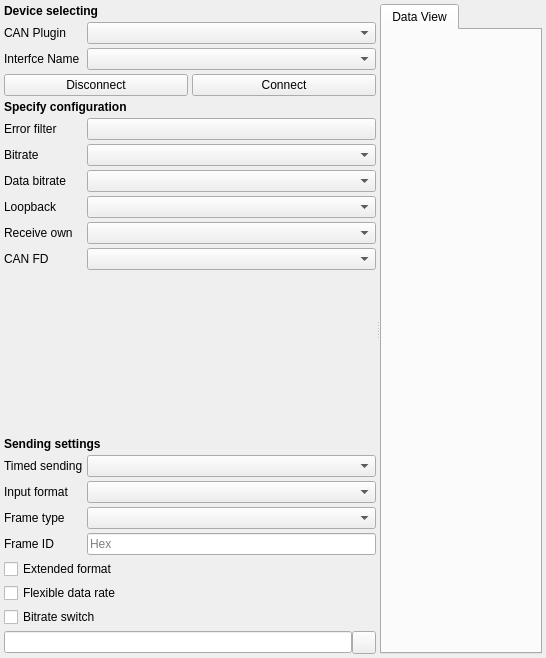
<?xml version="1.0" encoding="UTF-8"?>
<ui version="4.0">
 <class>xCanBus</class>
 <widget class="QWidget" name="xCanBus">
  <property name="geometry">
   <rect>
    <x>0</x>
    <y>0</y>
    <width>546</width>
    <height>658</height>
   </rect>
  </property>
  <property name="windowTitle">
   <string notr="true">Form</string>
  </property>
  <layout class="QVBoxLayout" name="verticalLayout">
   <property name="spacing">
    <number>4</number>
   </property>
   <property name="leftMargin">
    <number>4</number>
   </property>
   <property name="topMargin">
    <number>4</number>
   </property>
   <property name="rightMargin">
    <number>4</number>
   </property>
   <property name="bottomMargin">
    <number>4</number>
   </property>
   <item>
    <widget class="QSplitter" name="splitter">
     <property name="orientation">
      <enum>Qt::Orientation::Horizontal</enum>
     </property>
     <widget class="QWidget" name="widget_2" native="true">
      <layout class="QGridLayout" name="gridLayout">
       <property name="leftMargin">
        <number>0</number>
       </property>
       <property name="topMargin">
        <number>0</number>
       </property>
       <property name="rightMargin">
        <number>0</number>
       </property>
       <property name="bottomMargin">
        <number>0</number>
       </property>
       <property name="spacing">
        <number>4</number>
       </property>
       <item row="22" column="0">
        <widget class="QLabel" name="label_15">
         <property name="text">
          <string>Input format</string>
         </property>
        </widget>
       </item>
       <item row="2" column="1">
        <widget class="QComboBox" name="comboBoxName"/>
       </item>
       <item row="23" column="1">
        <widget class="QComboBox" name="comboBoxFrameType"/>
       </item>
       <item row="27" column="0" colspan="2">
        <widget class="QCheckBox" name="checkBoxBitrateSwitch">
         <property name="text">
          <string>Bitrate switch</string>
         </property>
        </widget>
       </item>
       <item row="0" column="0" colspan="2">
        <widget class="QLabel" name="label_12">
         <property name="font">
          <font>
           <bold>true</bold>
          </font>
         </property>
         <property name="text">
          <string>Device selecting</string>
         </property>
        </widget>
       </item>
       <item row="7" column="0">
        <widget class="QLabel" name="label_7">
         <property name="text">
          <string>Data bitrate</string>
         </property>
        </widget>
       </item>
       <item row="4" column="0" colspan="2">
        <widget class="QLabel" name="label_11">
         <property name="font">
          <font>
           <bold>true</bold>
          </font>
         </property>
         <property name="text">
          <string>Specify configuration</string>
         </property>
        </widget>
       </item>
       <item row="9" column="1">
        <widget class="QComboBox" name="comboBoxReceiveOwn"/>
       </item>
       <item row="21" column="1">
        <widget class="QComboBox" name="comboBoxTimedSending"/>
       </item>
       <item row="20" column="0" colspan="2">
        <widget class="QLabel" name="label_13">
         <property name="font">
          <font>
           <bold>true</bold>
          </font>
         </property>
         <property name="text">
          <string>Sending settings</string>
         </property>
        </widget>
       </item>
       <item row="5" column="0">
        <widget class="QLabel" name="label_3">
         <property name="text">
          <string>Error filter</string>
         </property>
        </widget>
       </item>
       <item row="3" column="0" colspan="2">
        <layout class="QHBoxLayout" name="horizontalLayout_3">
         <item>
          <widget class="QPushButton" name="pushButtonDisconnect">
           <property name="text">
            <string>Disconnect</string>
           </property>
          </widget>
         </item>
         <item>
          <widget class="QPushButton" name="pushButtonConnect">
           <property name="text">
            <string>Connect</string>
           </property>
          </widget>
         </item>
        </layout>
       </item>
       <item row="12" column="1">
        <widget class="QComboBox" name="comboBoxCanFd"/>
       </item>
       <item row="26" column="0" colspan="2">
        <widget class="QCheckBox" name="checkBoxFlexibleDataRate">
         <property name="text">
          <string>Flexible data rate</string>
         </property>
        </widget>
       </item>
       <item row="7" column="1">
        <widget class="QComboBox" name="comboBoxDataBitrate"/>
       </item>
       <item row="6" column="1">
        <widget class="QComboBox" name="comboBoxBitrate"/>
       </item>
       <item row="28" column="0" colspan="2">
        <layout class="QHBoxLayout" name="horizontalLayout">
         <property name="spacing">
          <number>0</number>
         </property>
         <item>
          <widget class="QLineEdit" name="lineEditPayload">
           <property name="sizePolicy">
            <sizepolicy hsizetype="Preferred" vsizetype="Fixed">
             <horstretch>0</horstretch>
             <verstretch>0</verstretch>
            </sizepolicy>
           </property>
          </widget>
         </item>
         <item>
          <widget class="QToolButton" name="toolButtonSend">
           <property name="text">
            <string notr="true"/>
           </property>
          </widget>
         </item>
        </layout>
       </item>
       <item row="24" column="0">
        <widget class="QLabel" name="label_16">
         <property name="text">
          <string>Frame ID</string>
         </property>
        </widget>
       </item>
       <item row="19" column="0">
        <spacer name="verticalSpacer">
         <property name="orientation">
          <enum>Qt::Orientation::Vertical</enum>
         </property>
         <property name="sizeHint" stdset="0">
          <size>
           <width>20</width>
           <height>40</height>
          </size>
         </property>
        </spacer>
       </item>
       <item row="12" column="0">
        <widget class="QLabel" name="label_8">
         <property name="text">
          <string>CAN FD</string>
         </property>
        </widget>
       </item>
       <item row="21" column="0">
        <widget class="QLabel" name="label_14">
         <property name="text">
          <string>Timed sending</string>
         </property>
        </widget>
       </item>
       <item row="9" column="0">
        <widget class="QLabel" name="label_5">
         <property name="text">
          <string>Receive own</string>
         </property>
        </widget>
       </item>
       <item row="23" column="0">
        <widget class="QLabel" name="label_9">
         <property name="text">
          <string>Frame type</string>
         </property>
        </widget>
       </item>
       <item row="2" column="0">
        <widget class="QLabel" name="label_2">
         <property name="text">
          <string>Interfce Name</string>
         </property>
        </widget>
       </item>
       <item row="1" column="0">
        <widget class="QLabel" name="label">
         <property name="sizePolicy">
          <sizepolicy hsizetype="Fixed" vsizetype="Preferred">
           <horstretch>0</horstretch>
           <verstretch>0</verstretch>
          </sizepolicy>
         </property>
         <property name="text">
          <string>CAN Plugin</string>
         </property>
        </widget>
       </item>
       <item row="5" column="1">
        <widget class="QPushButton" name="pushButtonErrorFilter">
         <property name="text">
          <string notr="true"/>
         </property>
        </widget>
       </item>
       <item row="1" column="1">
        <widget class="QComboBox" name="comboBoxPlugins">
         <property name="sizePolicy">
          <sizepolicy hsizetype="Preferred" vsizetype="Fixed">
           <horstretch>0</horstretch>
           <verstretch>0</verstretch>
          </sizepolicy>
         </property>
         <property name="sizeAdjustPolicy">
          <enum>QComboBox::SizeAdjustPolicy::AdjustToContents</enum>
         </property>
        </widget>
       </item>
       <item row="22" column="1">
        <widget class="QComboBox" name="comboBoxInputFormat"/>
       </item>
       <item row="8" column="0">
        <widget class="QLabel" name="label_4">
         <property name="text">
          <string>Loopback</string>
         </property>
        </widget>
       </item>
       <item row="25" column="0" colspan="2">
        <widget class="QCheckBox" name="checkBoxExtendedFormat">
         <property name="text">
          <string>Extended format</string>
         </property>
        </widget>
       </item>
       <item row="6" column="0">
        <widget class="QLabel" name="label_6">
         <property name="text">
          <string>Bitrate</string>
         </property>
        </widget>
       </item>
       <item row="8" column="1">
        <widget class="QComboBox" name="comboBoxLoopback"/>
       </item>
       <item row="24" column="1">
        <widget class="QLineEdit" name="lineEditFrameId">
         <property name="placeholderText">
          <string notr="true">Hex</string>
         </property>
        </widget>
       </item>
      </layout>
     </widget>
     <widget class="QTabWidget" name="tabWidget">
      <property name="sizePolicy">
       <sizepolicy hsizetype="Expanding" vsizetype="Preferred">
        <horstretch>0</horstretch>
        <verstretch>0</verstretch>
       </sizepolicy>
      </property>
      <widget class="xCanBus::DataView" name="tabWidgetData">
       <attribute name="title">
        <string>Data View</string>
       </attribute>
      </widget>
     </widget>
    </widget>
   </item>
  </layout>
 </widget>
 <customwidgets>
  <customwidget>
   <class>xCanBus::DataView</class>
   <extends>QWidget</extends>
   <header location="global">x/canbus/dataview.h</header>
   <container>1</container>
  </customwidget>
 </customwidgets>
 <resources/>
 <connections/>
</ui>
